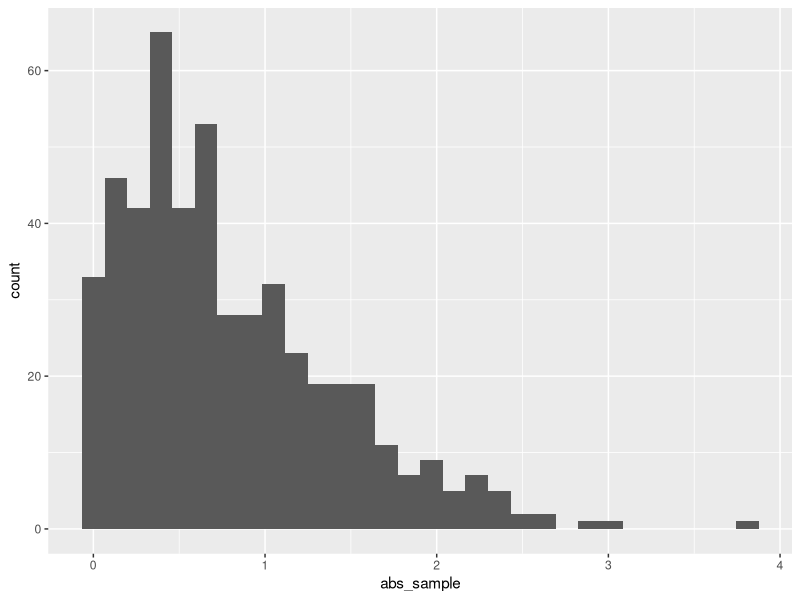

R code for this plot:
## ---- chunk 1
samp = rnorm(100)
length(samp)
## ---- chunk 2
library(tidyverse)


set.seed(1)

plot_df = tibble(
  sample = rnorm(500),
  abs_sample = abs(sample)
)

ggplot(plot_df, aes(x = abs_sample)) + geom_histogram()
